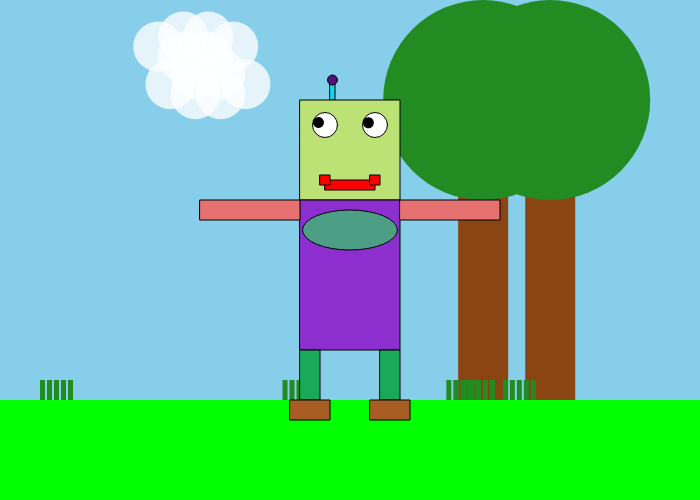
Frame 1 (no input)
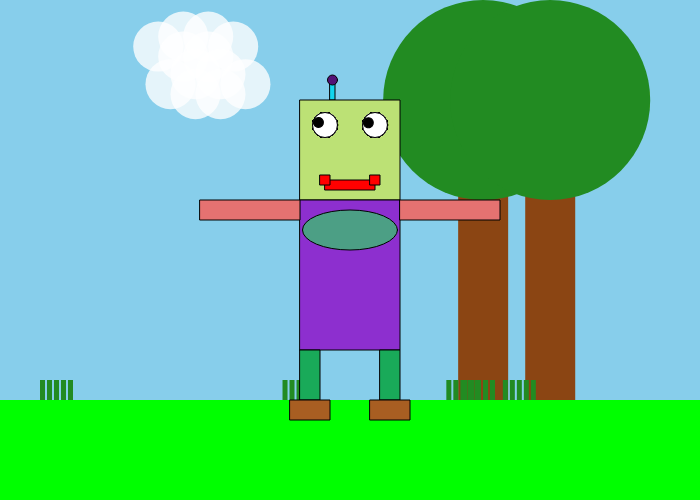
Frame 60 (no input)
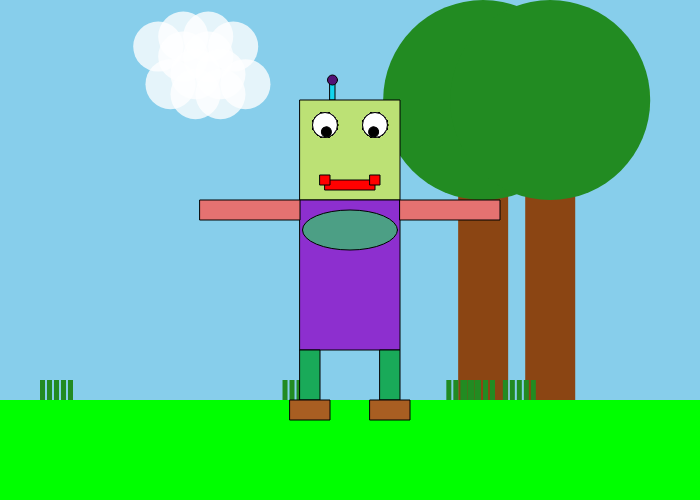
Frame 120 (the mouse pressed at the canvas centre since frame 60)

The p5.js sketch that drew these frames (run headless with seeded random() and noise() and a simulated clock; from frame 60 on, the mouse is pressed at the canvas centre):

// p5.js sketch
// ── sketch.js
function setup() {
  createCanvas(700, 500);
  drawEnvironment();
  drawRobot();
  angleMode(DEGREES);
}

function draw() {

  // Draw left eye

  let leftX = 375;
  let leftY = 125;

  // Calculate angle between left eye and mouse
  let leftAngle = atan2(mouseY - leftY, mouseX - leftX);

  push();
  translate(leftX, leftY);
  fill(255);
  ellipse(0, 0, 25, 25);
  rotate(leftAngle);
  fill(0);
  ellipse(7, 0, 10, 10);
  pop();

  // Draw right eye

  let rightX = 325;
  let rightY = 125;

  // Calculate angle between right eye and angle
  let rightAngle = atan2(mouseY - rightY, mouseX - rightX);

  push();
  translate(rightX, rightY);
  fill(255);
  ellipse(0, 0, 25, 25);
  rotate(rightAngle);
  fill(0);
  ellipse(7, 0, 10, 10);
  pop();
}

function drawRobot() {
  push();
  stroke(0);
  // Antennae
  fill(randomColor());
  rect(330, 80, 5, 20);
  fill(randomColor());
  ellipse(332.5, 80, 10, 10);
  //Head
  fill(randomColor());
  rect(300, 100, 100, 100);
  // Mouth
  fill(255, 0, 0);
  rect(325, 180, 50, 10);
  rect(320, 175, 10, 10);
  rect(370, 175, 10, 10);
  //Body
  fill(randomColor());
  rect(300, 200, 100, 150);
  //Arms
  fill(randomColor());
  rect(200, 200, 100, 20);
  rect(400, 200, 100, 20);
  //Legs
  fill(randomColor());
  rect(300, 350, 20, 50);
  rect(380, 350, 20, 50);
  // chest
  fill(randomColor());
  ellipse(350, 230, 95, 40);
  //Feet
  fill(randomColor());
  rect(290, 400, 40, 20);
  rect(370, 400, 40, 20);
}
function drawEnvironment() {
  noStroke();
  //Ground
  fill("#00FF00");
  rect(0, 400, 700, 100);
  //Sky
  fill("#87CEEB");
  rect(0, 0, 700, 400);
  //Sun
  fill("#FFFF00");  
  ellipse(600, 100, 100, 100);
  // Cloud
  push();
  fill(255, 255, 255, 200);
  for (let i = 0; i < 5; i++) {
    let cloudX = random(0, width - 50); // Random X position
    let cloudY = random(25, 150); // Random Y position
    ellipse(cloudX, cloudY, 50, 50);
    ellipse(cloudX + 25, cloudY - 10, 50, 50);
    ellipse(cloudX + 25, cloudY + 10, 50, 50);
    ellipse(cloudX + 50, cloudY - 10, 50, 50);
    ellipse(cloudX + 50, cloudY + 10, 50, 50);
    ellipse(cloudX + 75, cloudY, 50, 50);
  }
  // Tree
  let treeX = random(0, width - 40);
  fill("#8B4513");
  rect(treeX, 195, 50, 205);
  fill("#228B22");
  ellipse(treeX+25, 100, 200, 200);
  // Tree
  let tree2X = random(0, width - 40);
  fill("#8B4513");
  rect(tree2X, 195, 50, 205);
  fill("#228B22");
  ellipse(tree2X+25, 100, 200, 200);
  // Grass
  fill("#228B22");

  // Grass
  let grass1X = random(0, width - 40);
  let grass2X = random(0, width - 40);
  let grass3X = random(0, width - 40);
  let grass4X = random(0, width - 40);
  let grass5X = random(0, width - 40);
  for (let i = 0; i < 5; i++) {
    rect(grass1X + i * 7, 380, 5, 20);
  }
  for (let i = 0; i < 5; i++) {
    rect(grass2X + i * 7, 380, 5, 20);
  }
  for (let i = 0; i < 5; i++) {
    rect(grass3X + i * 7, 380, 5, 20);
  }
  for (let i = 0; i < 5; i++) {
    rect(grass4X + i * 7, 380, 5, 20);
  }
  for (let i = 0; i < 5; i++) {
    rect(grass5X + i * 7, 380, 5, 20);
  }
}

function randomColor() {
  return color(random(255), random(255), random(255));
}
// ── style.css
html, body {
  margin: 0;
  padding: 0;
}

canvas {
  display: block;
}

input {
  margin: 5px 0;
  font-size: large;
}
